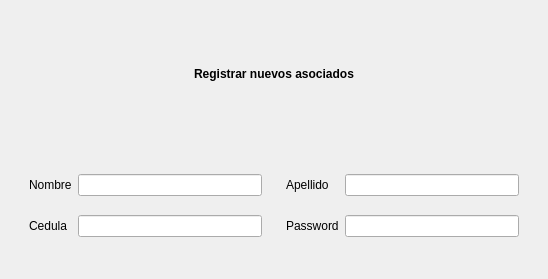
<?xml version="1.0" encoding="UTF-8"?>
<ui version="4.0">
 <class>Registrar</class>
 <widget class="QWidget" name="Registrar">
  <property name="geometry">
   <rect>
    <x>0</x>
    <y>0</y>
    <width>548</width>
    <height>279</height>
   </rect>
  </property>
  <property name="windowTitle">
   <string>Form</string>
  </property>
  <layout class="QVBoxLayout" name="verticalLayout">
   <item>
    <widget class="QLabel" name="label">
     <property name="text">
      <string>&lt;html&gt;&lt;head/&gt;&lt;body&gt;&lt;p align=&quot;center&quot;&gt;&lt;span style=&quot; font-weight:600;&quot;&gt;Registrar nuevos asociados&lt;/span&gt;&lt;/p&gt;&lt;/body&gt;&lt;/html&gt;</string>
     </property>
    </widget>
   </item>
   <item>
    <widget class="QWidget" name="widget" native="true">
     <layout class="QGridLayout" name="gridLayout">
      <item row="0" column="0">
       <widget class="QWidget" name="widget_2" native="true">
        <layout class="QGridLayout" name="gridLayout_2">
         <item row="0" column="0">
          <widget class="QLabel" name="label_2">
           <property name="text">
            <string>Nombre</string>
           </property>
          </widget>
         </item>
         <item row="0" column="1">
          <widget class="QLineEdit" name="lineEdit"/>
         </item>
         <item row="1" column="0">
          <widget class="QLabel" name="label_3">
           <property name="text">
            <string>Cedula</string>
           </property>
          </widget>
         </item>
         <item row="1" column="1">
          <widget class="QLineEdit" name="lineEdit_2"/>
         </item>
        </layout>
       </widget>
      </item>
      <item row="0" column="1">
       <widget class="QWidget" name="widget_4" native="true">
        <layout class="QGridLayout" name="gridLayout_3">
         <item row="0" column="1">
          <widget class="QLabel" name="label_4">
           <property name="text">
            <string>Apellido</string>
           </property>
          </widget>
         </item>
         <item row="0" column="2">
          <widget class="QLineEdit" name="lineEdit_3"/>
         </item>
         <item row="1" column="1">
          <widget class="QLabel" name="label_5">
           <property name="text">
            <string>Password</string>
           </property>
          </widget>
         </item>
         <item row="1" column="2">
          <widget class="QLineEdit" name="lineEdit_4"/>
         </item>
        </layout>
       </widget>
      </item>
     </layout>
    </widget>
   </item>
  </layout>
 </widget>
 <resources/>
 <connections/>
</ui>
